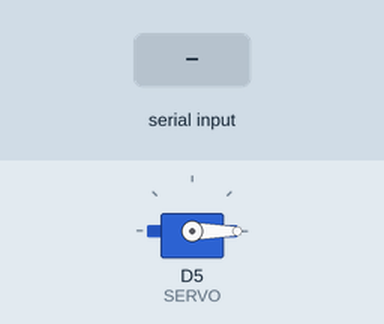
A sketch run on a simulated ESP8266 (NodeMCU). Parts: servo. Inputs (shaded band) come from the test bench. What the sketch prints to the serial monitor is not drawn.

Above: at 1.2 s.
1.3 s: "90,45\n" received over the second serial link
At 2.07 s:
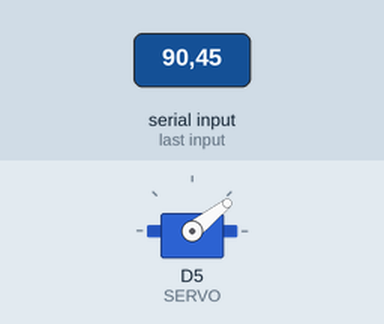
At 6.9 s:
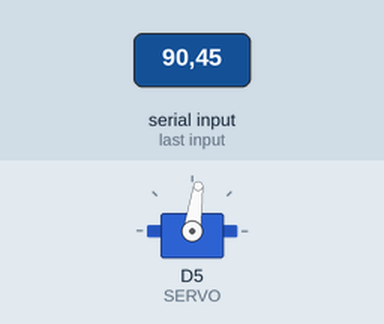
7.3 s: "5\n" received over the second serial link
At 7.61 s:
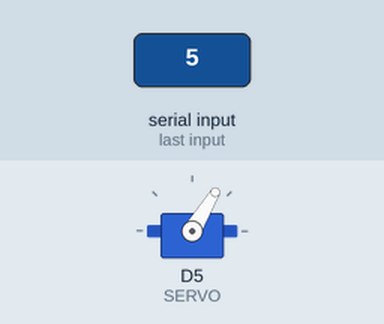
Timing chart, 0 to 11.6 s (numbered marks = the images above; inputs shaded):
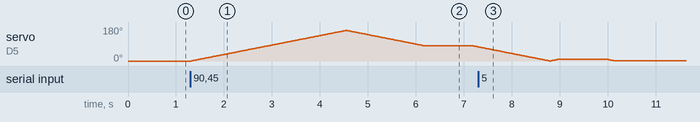

Measured:
- after the input at 1.3 s, servo on D5 (SERVO): rises from 0° to 162° in 3.2 s, then falls to 75° in 2.7 s

The sketch:

bt_control_servo.ino
```cpp
#define TXD D6
#define RXD D7
#define SERVO D5
#define SERVO_DELAY 20

#include <SoftwareSerial.h>
#include <Servo.h>

SoftwareSerial bt(TXD, RXD);
Servo servo;
int current_angle = 0;


void setup() {
  servo.attach(SERVO);
  pinMode(SERVO, OUTPUT);
  bt.begin(9600);
  Serial.begin(9600);
  servo.write(current_angle);
}

void loop() {
  if (bt.available()) {
    long num = int(bt.parseInt() * 1.8);
    Serial.print("[SERVO MOVE] ");
    Serial.print(current_angle);
    Serial.print(" -> ");
    Serial.print(num);
    for (; current_angle != num; current_angle > num ? current_angle-- : current_angle++) {
      servo.write(current_angle);
      delay(SERVO_DELAY);
    }
    Serial.println("..Done");

  }
}
```
